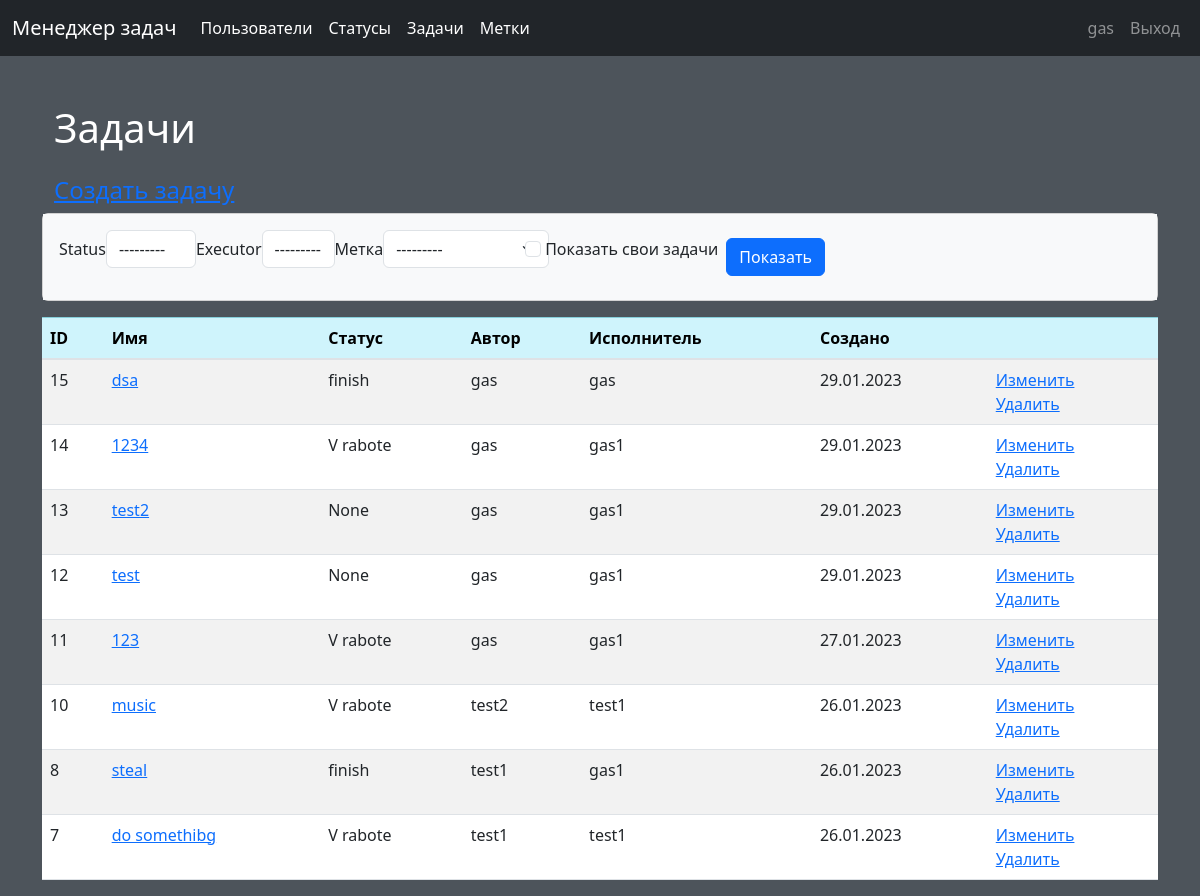
Screenshot of /tasks/ (signed in) with the database file from the repository.
### users/models.py (models this page shows)
class Users(AbstractUser):
    def __str__(self):
        return self.username
    class Meta:
        ordering = ['-date_joined']

### tasks/models.py (models this page shows, shortened)
class Task(models.Model):
    name = models.CharField(max_length=250, unique=True, verbose_name=_('Task name'))
    description = models.TextField(max_length=300, blank=True, verbose_name=_('Description'))
    status = models.ForeignKey(Status, on_delete=models.PROTECT, null=True)
    executor = models.ForeignKey(Users, on_delete=models.PROTECT, )
    author = models.ForeignKey(Users, related_name='author', on_delete=models.PROTECT,
                               verbose_name=_('Author'), default='2')
    labels = models.ManyToManyField(Labels, through='TaskLabel', blank=True,
                                    verbose_name=_('Label'))
    created_at = models.DateTimeField(auto_now_add=True)
    update_at = models.DateTimeField(auto_now=True)
    class Meta:
        verbose_name = _("=Task=")
        verbose_name_plural = _("=Tasks=")
        ordering = ['-created_at']

### statuses/models.py (models this page shows)
class Status(models.Model):
    name = models.CharField(max_length=250, verbose_name=_('name'))
    created_at = models.DateTimeField(auto_now_add=True)
    update_at = models.DateTimeField(auto_now=True)
    def __str__(self):
        return self.name
    class Meta:
        verbose_name = _("=Status=")
        verbose_name_plural = _("=Statuses=")
        ordering = ['-created_at']

### tasks/views.py (the view)
# urls.py: path('', TasksListView.as_view(), name='tasks'),
class TasksListView(TaskMixin, FilterView):  # modelname_list.html.
    extra_context = {'title': _('Tasks'), 'btn': _('Create task'), 'btn_update': _('Update'),
                     'btn_delete': _('Delete'), }
    context_object_name = 'tasks'
    filterset_class = TaskFilter
    template_name = 'tasks/task_list.html'

### labels/models.py (called while the page is built)
    def __str__(self):
        return self.name

### task_manager/templates/tasks/task_list.html (shortened to what this page needs)
{% extends 'base.html' %}
{% load bootstrap4 %}
{% load i18n %}
    {% block content %}
    <div class="container wrapper flex-grow-1">
        <h1 class="my-4">{% trans 'Tasks' %}</h1>
        <h4><a href="{% url 'create_task' %}">{% trans 'Create task' %}</a></h4>
    </div>
    <div class="card mb-3">
        <div class="card-body bg-light">
            <form class="form-inline center" method="get">
                {% bootstrap_form filter.form field_class="mr-3 ml-2" %}
                <div class="form-group">
                    <div class="mr-3 ml-2">
                        <input class="btn btn-primary " type="submit" value="{% trans 'Show' %}">
                    </div>
                </div>
            </form>
        </div>
    </div>
    <table class="table table-striped ">
        <thead>
        <tr class="table-info">
            <th scope="col">ID</th>
            <th scope="col">{% trans 'Name' %}</th>
            <th scope="col">{% trans 'Status' %}</th>
            <th scope="col">{% trans 'Author' %}</th>
            <th scope="col">{% trans 'Executor' %}</th>
            <th scope="col">{% trans 'Created at' %}</th>
            <th></th>
        </tr>
        </thead>
        <tbody>
        {% for task in tasks %}
        <tr>
            <td>{{task.id}}</td>
            <td><a href="{% url 'task' task.id %}">{{task.name}}</a></td>
            <td>{{ task.status }}</td>
            <td>{{ task.author}}</td>
            <td>{{task.executor}}</td>
            <td>{{task.created_at|date:"d.m.Y"}}</td>
            <td>
                <a href="{% url 'update_task' task.pk %}">{{btn_update}}</a>
                <br>
                <a href="{% url 'delete_task' task.pk %}">{{btn_delete}}</a>
            </td>
        </tr>
        {% endfor %}
        </tbody>
    </table>
    {% endblock %}

### task_manager/templates/base.html (shortened to what this page needs)
<!doctype html>
{% load i18n %}
{% load static %}
{% load bootstrap4 %}
{% bootstrap_css %}
<html lang="en">
<head>
    <link href="https://cdn.jsdelivr.net/npm/bootstrap@5.3.0-alpha1/dist/css/bootstrap.min.css"
          rel="stylesheet"
>
</head>
<body>
<nav class="navbar navbar-expand-md navbar-dark bg-dark fixed-top">
    <div class="container-fluid">
        <a class="navbar-brand" href="{% url 'home' %}">{% translate 'Task manager' %}</a>
        <div class="collapse navbar-collapse" id="navbarsExampleDefault">
            <ul class="navbar-nav mr-auto">
                <li class="nav-item active">
                    <a class="nav-link" href="{% url 'users' %}">{% translate 'Users' %}
                        <span class="sr-only">(current)</span></a></li>
                {% if request.user.is_authenticated %}
                <li class="nav-item active">
                    <a class="nav-link" href="{% url 'statuses' %}">{% translate 'Statuses' %}
                        <span class="sr-only">(current)</span></a></li>
                <li class="nav-item active">
                    <a class="nav-link" href="{% url 'tasks' %}">{% translate 'Tasks' %}
                        <span class="sr-only">(current)</span></a></li>
                <li class="nav-item active">
                    <a class="nav-link" href="{% url 'labels' %}">{% translate 'Labels' %}
                        <span class="sr-only">(current)</span></a></li>
                {% endif %}
            </ul>
            <ul class="navbar-nav">
                {% if request.user.is_authenticated %}
                <li class="nav-item nav-link "> {{user.username}}</li>
                <li class="nav-item"><a class="nav-link" href="{% url 'user_logout' %}">
                    {% translate "Logout" %}</a></li>
                {% else %}
                <li class="nav-item"><a class="nav-link" href="{% url 'user_login' %}">
                    {% translate "Login" %}</a></li>
                <li class="nav-item"><a class="nav-link" href="{% url 'register' %}">
                    {% trans 'Registration' %}</a></li>
                {% endif %}
            </ul>
        </div>
    </div>
</nav>
<main role="main" class="container">
    {% block content %}
    {% endblock %}
</main>
</body>
</html>

### task_manager/templates/base.html (style rules this page uses)
body { padding-top: 5rem; background-color: #4d545b; color: white; }

### rows the page displays
Users: username "gas"
Task: id "15", name "dsa", status "finish", author "gas", executor "gas", created_at "29.01.2023", btn_update "Изменить", btn_delete "Удалить"
Task: id "14", name "1234", status "V rabote", author "gas", executor "gas1", created_at "29.01.2023", btn_update "Изменить", btn_delete "Удалить"
Task: id "13", name "test2", status "None", author "gas", executor "gas1", created_at "29.01.2023", btn_update "Изменить", btn_delete "Удалить"
Task: id "12", name "test", status "None", author "gas", executor "gas1", created_at "29.01.2023", btn_update "Изменить", btn_delete "Удалить"
Task: id "11", name "123", status "V rabote", author "gas", executor "gas1", created_at "27.01.2023", btn_update "Изменить", btn_delete "Удалить"
Task: id "10", name "music", status "V rabote", author "test2", executor "test1", created_at "26.01.2023", btn_update "Изменить", btn_delete "Удалить"
Task: id "8", name "steal", status "finish", author "test1", executor "gas1", created_at "26.01.2023", btn_update "Изменить", btn_delete "Удалить"
Task: id "7", name "do somethibg", status "V rabote", author "test1", executor "test1", created_at "26.01.2023", btn_update "Изменить", btn_delete "Удалить"
